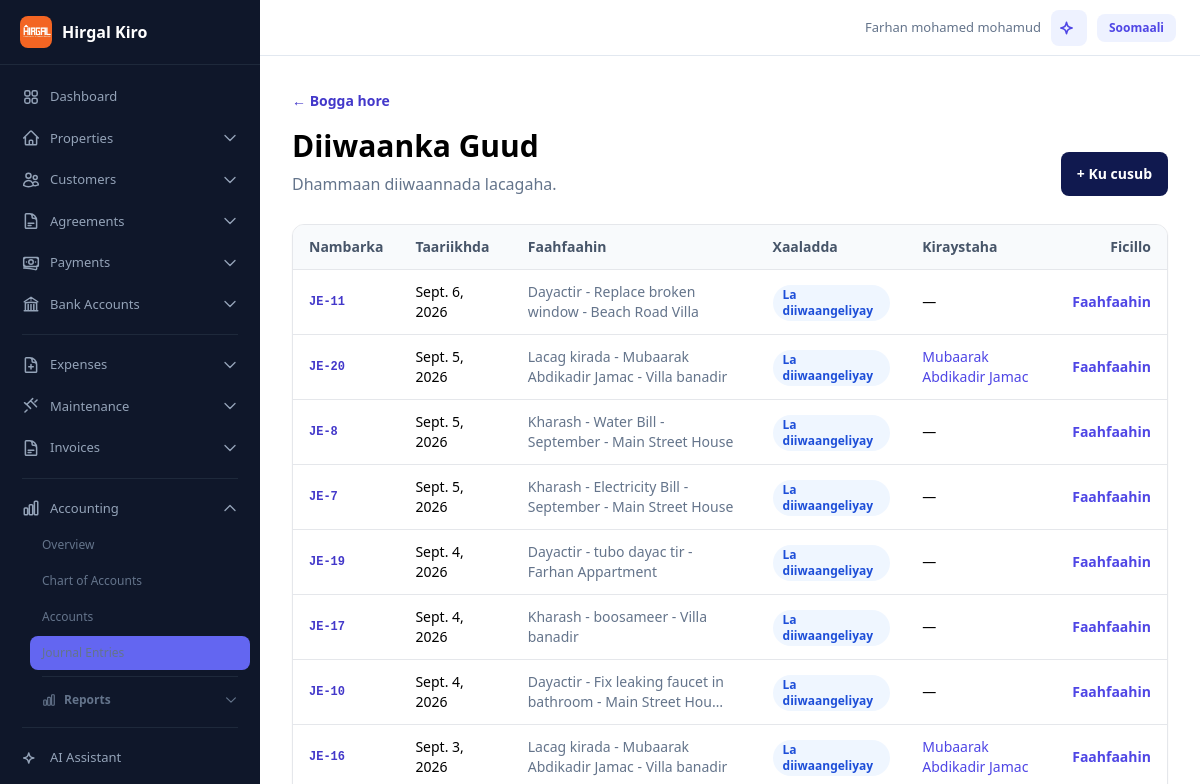
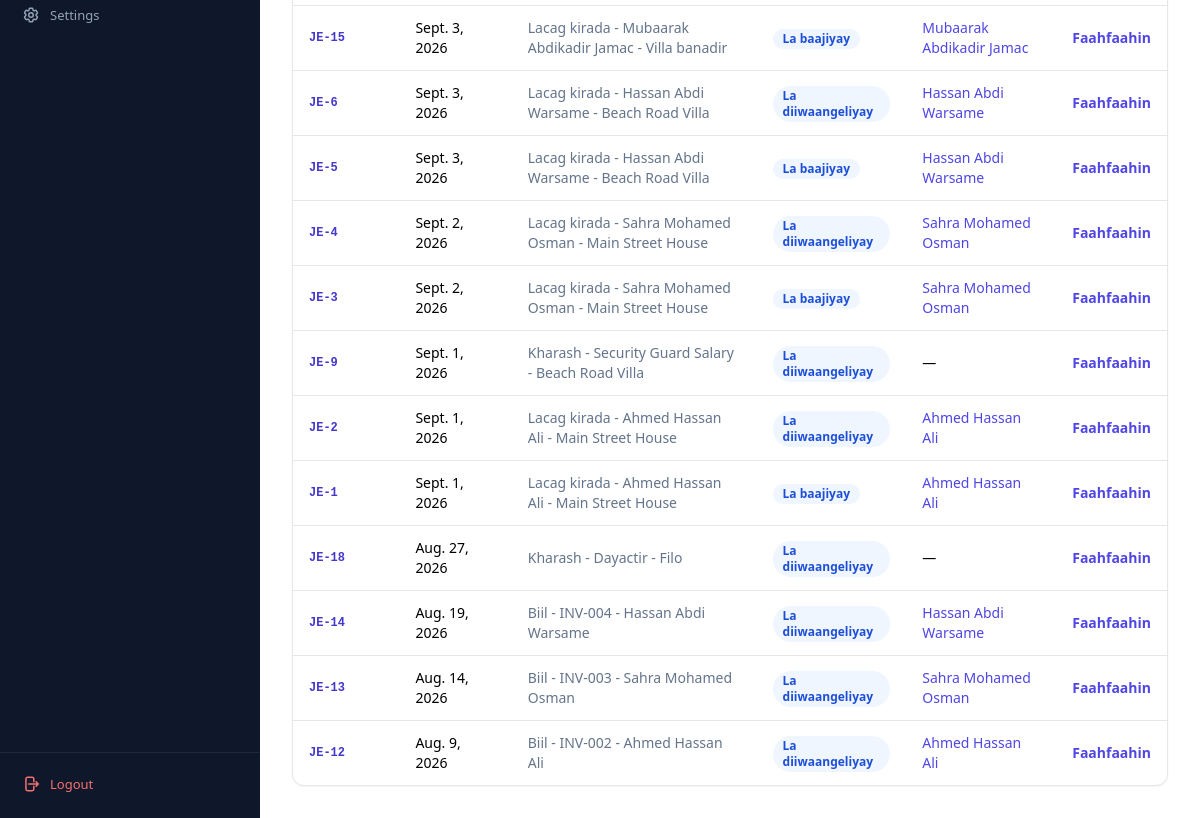
Page /xisaabiyadda/diiwaanka/ (signed in) on the earlier database version (2 pictures, top to bottom).
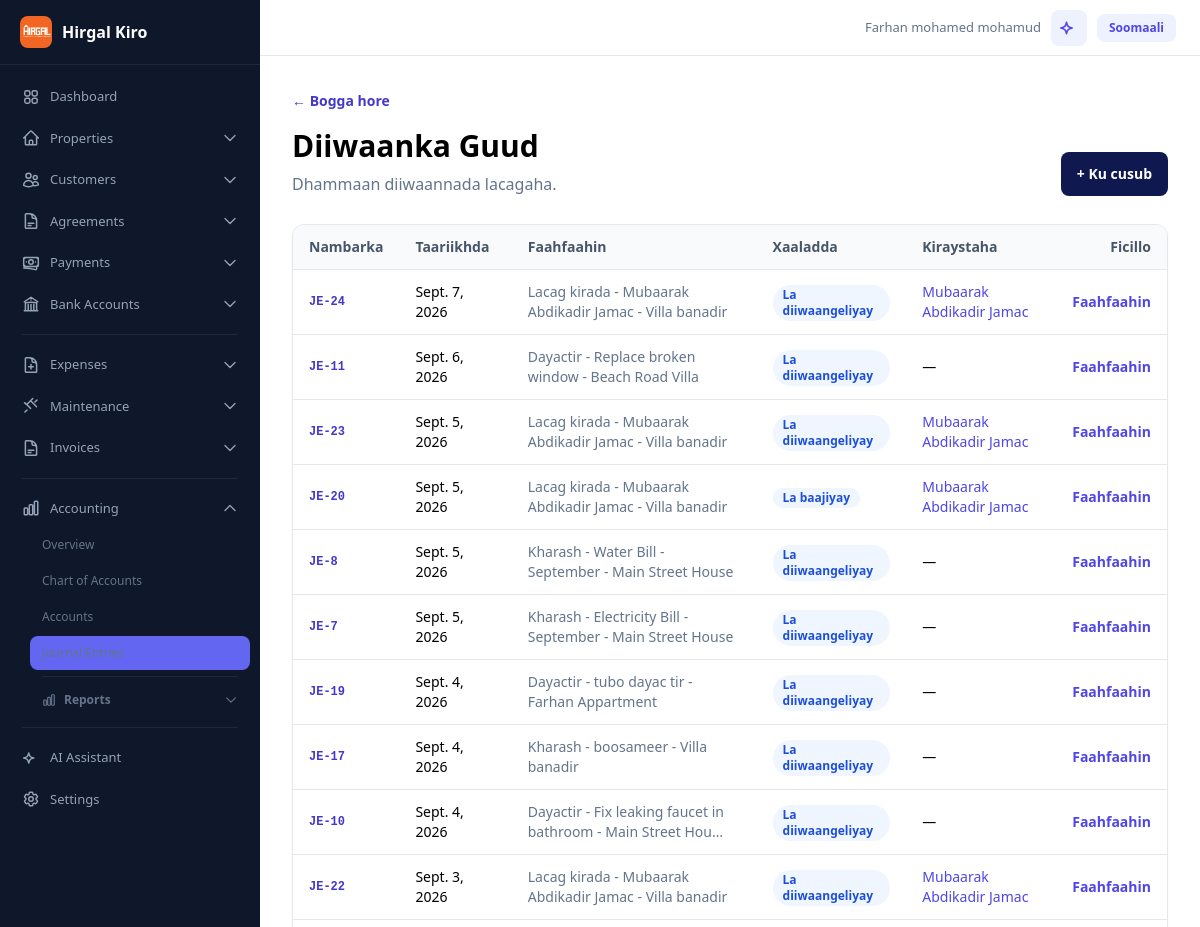
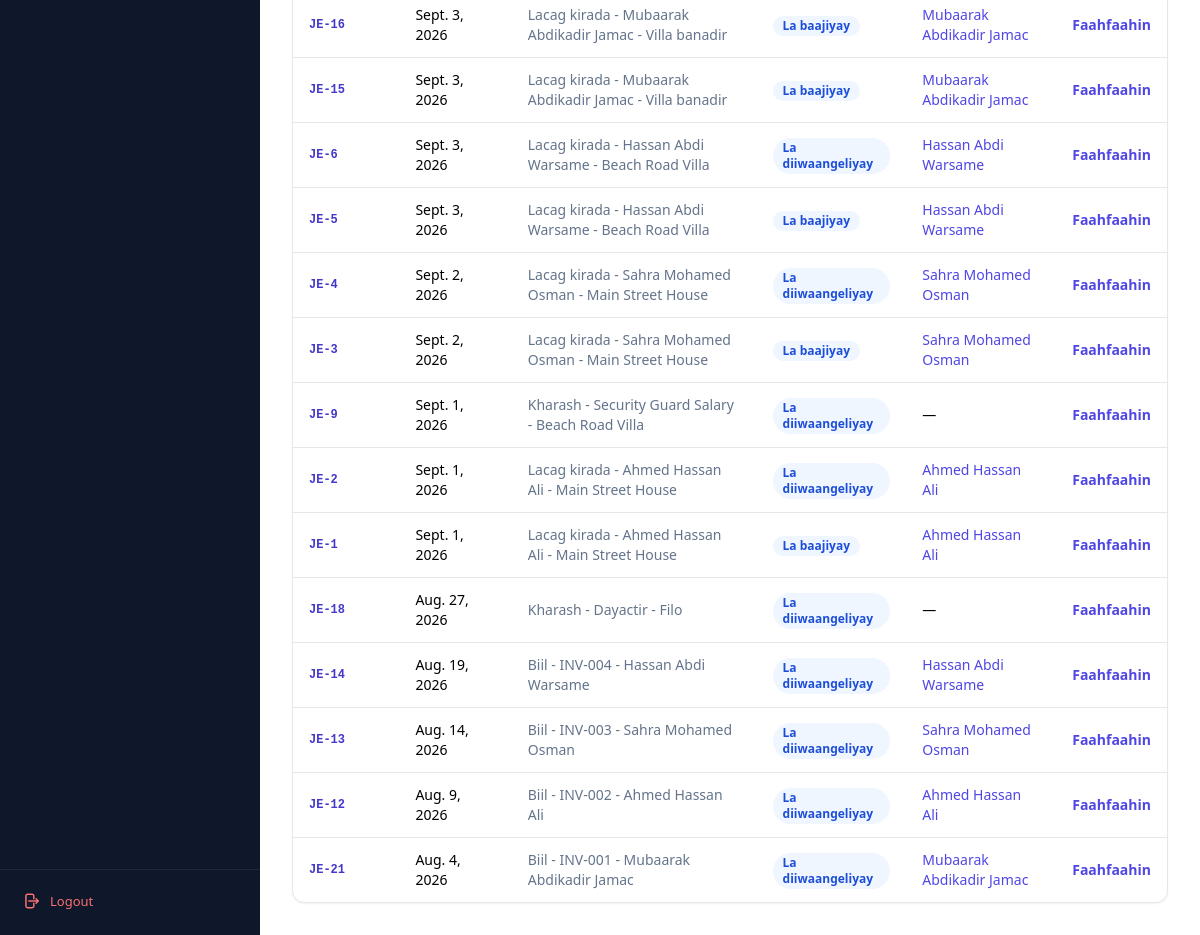
Same page on the later database version (2 pictures, top to bottom).
### accounting/models.py (models this page shows, shortened)
class JournalEntry(models.Model):
    STATUS_CHOICES = [
        ('draft', 'Qabyo'),
        ('posted', 'La diiwaangeliyay'),
        ('cancelled', 'La baajiyay'),
    ]
    owner = models.ForeignKey(settings.AUTH_USER_MODEL, on_delete=models.CASCADE, related_name='journal_entries')
    date = models.DateField('Taariikhda')
    reference = models.CharField('Tixraac', max_length=100, blank=True)
    description = models.TextField('Faahfaahin', blank=True)
    status = models.CharField('Xaaladda', max_length=20, choices=STATUS_CHOICES, default='draft')
    tenant = models.ForeignKey(Tenant, on_delete=models.SET_NULL, null=True, blank=True, related_name='journal_entries')
    created_at = models.DateTimeField(auto_now_add=True)
    updated_at = models.DateTimeField(auto_now=True)
    class Meta:
        ordering = ['-date', '-created_at']

### rentals/models.py (models this page shows)
class Tenant(models.Model):
    TENANT_TYPES = [("person", "Qof ama qoys"), ("business", "Ganacsi")]
    owner = models.ForeignKey(settings.AUTH_USER_MODEL, on_delete=models.CASCADE, related_name="tenants")
    full_name = models.CharField("Magaca qofka ama qoyska", max_length=150)
    tenant_type = models.CharField(max_length=20, choices=TENANT_TYPES, default="person")
    phone_number = models.CharField(max_length=20, blank=True, null=True)
    notes = models.TextField(blank=True)
    created_at = models.DateTimeField(auto_now_add=True)
    updated_at = models.DateTimeField(auto_now=True)
    class Meta:
        constraints = [models.UniqueConstraint(fields=["owner", "phone_number"], condition=~Q(phone_number=""), name="unique_tenant_phone_per_owner")]
    def __str__(self):
        return self.full_name

### web/views.py (the view)
# urls.py: path("xisaabiyadda/diiwaanka/", JournalEntryListView.as_view(), name="web-journal-list"),
class JournalEntryListView(HomeView):
    template_name = "web/journal_list.html"
    def get_context_data(self, **kwargs):
        context = super().get_context_data(**kwargs)
        context["entries"] = JournalEntry.objects.filter(owner=self.request.user.get_data_owner()).select_related("tenant")
        return context

### accounts/models.py (called while the page is built)
    def get_data_owner(self):
        return self.managed_account if self.managed_account_id else self

### web/context_processors.py (called while the page is built)
def language_context(request):
    lang = request.GET.get("lang") or request.session.get("language", "en")
    if lang not in ("en", "so"):
        lang = "en"
    request.session["language"] = lang
    return {"current_language": lang}

### web/templatetags/i18n_tags.py (called while the page is built)
@register.simple_tag(takes_context=True)
def other_lang(context):
    current = context.get("current_language", "en")
    return "so" if current == "en" else "en"

@register.simple_tag(takes_context=True)
def other_lang_name(context):
    current = context.get("current_language", "en")
    return "Soomaali" if current == "en" else "English"

### templates/web/journal_list.html (shortened to what this page needs)
{% extends "base.html" %}
{% block content %}
<section class="mb-7 flex items-end justify-between">
  <div>
    <a class="text-sm font-semibold text-indigo-700" href="{% url 'home' %}">← Bogga hore</a>
    <h1 class="mt-4 text-3xl font-bold">Diiwaanka Guud</h1>
    <p class="mt-2 text-slate-500">Dhammaan diiwaannada lacagaha.</p>
  </div>
  <a class="rounded-lg bg-ink px-4 py-3 text-sm font-bold text-white" href="{% url 'web-journal-create' %}">+ Ku cusub</a>
</section>
<section class="rounded-xl border bg-white shadow-sm overflow-hidden">
  {% if entries %}
  <div class="overflow-x-auto">
    <table class="w-full text-left text-sm">
      <thead class="border-b bg-slate-50 text-slate-600">
        <tr>
          <th class="px-4 py-3 font-semibold">Nambarka</th>
          <th class="px-4 py-3 font-semibold">Taariikhda</th>
          <th class="px-4 py-3 font-semibold">Faahfaahin</th>
          <th class="px-4 py-3 font-semibold">Xaaladda</th>
          <th class="px-4 py-3 font-semibold">Kiraystaha</th>
          <th class="px-4 py-3 font-semibold text-right">Ficillo</th>
        </tr>
      </thead>
      <tbody class="divide-y">
        {% for entry in entries %}
        <tr class="hover:bg-slate-50">
          <td class="px-4 py-3 font-mono text-xs font-semibold text-indigo-700">
            <a href="{% url 'web-journal-detail' entry.pk %}" class="hover:underline">JE-{{ entry.id }}</a>
          </td>
          <td class="px-4 py-3">{{ entry.date }}</td>
          <td class="px-4 py-3 text-slate-500">{{ entry.description|truncatechars:60 }}</td>
          <td class="px-4 py-3">
            <span class="inline-flex items-center rounded-full bg-blue-50 px-2.5 py-0.5 text-xs font-semibold text-blue-700">{{ entry.get_status_display }}</span>
          </td>
          <td class="px-4 py-3">{% if entry.tenant %}<a href="{% url 'web-tenant-detail' entry.tenant.pk %}" class="text-indigo-600 hover:underline">{{ entry.tenant }}</a>{% else %}—{% endif %}</td>
          <td class="px-4 py-3 text-right">
            <a href="{% url 'web-journal-detail' entry.pk %}" class="font-semibold text-indigo-600 hover:underline">Faahfaahin</a>
          </td>
        </tr>
        {% endfor %}
      </tbody>
    </table>
  </div>
  {% else %}
  <div class="p-10 text-center">
    <p class="font-semibold text-slate-700">Ma jiraan diiwaanno.</p>
    <p class="mt-2 text-sm text-slate-500">Ku cusub diiwaan cusub si aad bilowdo.</p>
  </div>
  {% endif %}
</section>
{% endblock %}

Differences in the rows shown:
added JournalEntry: id "24", date "Sept. 7, 2026", description "Lacag kirada - Mubaarak Abdikadir Jamac - Villa banadir", status "La diiwaangeliyay", tenant "Mubaarak Abdikadir Jamac"
added JournalEntry: id "23", date "Sept. 5, 2026", description "Lacag kirada - Mubaarak Abdikadir Jamac - Villa banadir", status "La diiwaangeliyay", tenant "Mubaarak Abdikadir Jamac"
changed JournalEntry id 20: status "La diiwaangeliyay" → "La baajiyay"
added JournalEntry: id "22", date "Sept. 3, 2026", description "Lacag kirada - Mubaarak Abdikadir Jamac - Villa banadir", status "La diiwaangeliyay", tenant "Mubaarak Abdikadir Jamac"
changed JournalEntry id 16: status "La diiwaangeliyay" → "La baajiyay"
added JournalEntry: id "21", date "Aug. 4, 2026", description "Biil - INV-001 - Mubaarak Abdikadir Jamac", status "La diiwaangeliyay", tenant "Mubaarak Abdikadir Jamac"
